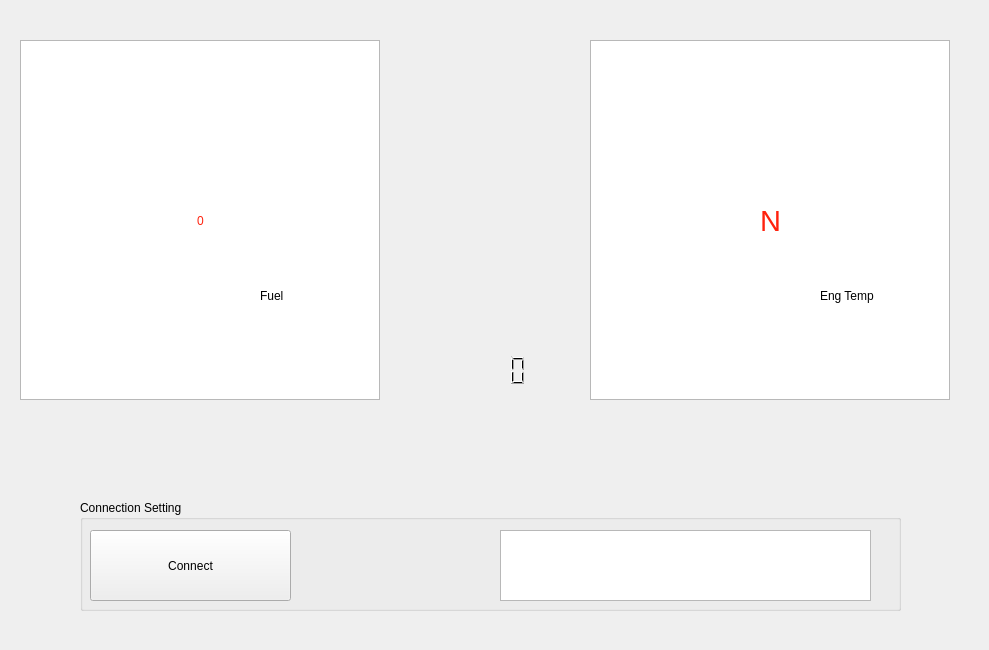
<?xml version="1.0" encoding="UTF-8"?>
<ui version="4.0">
 <class>MainWindow</class>
 <widget class="QMainWindow" name="MainWindow">
  <property name="geometry">
   <rect>
    <x>0</x>
    <y>0</y>
    <width>989</width>
    <height>650</height>
   </rect>
  </property>
  <property name="windowTitle">
   <string>MainWindow</string>
  </property>
  <property name="styleSheet">
   <string notr="true"/>
  </property>
  <widget class="QWidget" name="centralwidget">
   <widget class="QGroupBox" name="groupBox">
    <property name="geometry">
     <rect>
      <x>80</x>
      <y>500</y>
      <width>821</width>
      <height>111</height>
     </rect>
    </property>
    <property name="title">
     <string>Connection Setting</string>
    </property>
    <widget class="QPushButton" name="pushButton">
     <property name="geometry">
      <rect>
       <x>10</x>
       <y>30</y>
       <width>201</width>
       <height>71</height>
      </rect>
     </property>
     <property name="styleSheet">
      <string notr="true">font: 20pt &quot;Segoe UI&quot;;</string>
     </property>
     <property name="text">
      <string>Connect</string>
     </property>
    </widget>
    <widget class="QListWidget" name="LstConsole">
     <property name="geometry">
      <rect>
       <x>420</x>
       <y>30</y>
       <width>371</width>
       <height>71</height>
      </rect>
     </property>
    </widget>
   </widget>
   <widget class="QPushButton" name="seatIndi">
    <property name="geometry">
     <rect>
      <x>520</x>
      <y>50</y>
      <width>40</width>
      <height>40</height>
     </rect>
    </property>
    <property name="text">
     <string/>
    </property>
    <property name="icon">
     <iconset>
      <normaloff>../../../../../qtResources/pics/seatBelt.svg</normaloff>../../../../../qtResources/pics/seatBelt.svg</iconset>
    </property>
    <property name="iconSize">
     <size>
      <width>22</width>
      <height>22</height>
     </size>
    </property>
    <property name="flat">
     <bool>true</bool>
    </property>
   </widget>
   <widget class="QPushButton" name="shiftUp">
    <property name="geometry">
     <rect>
      <x>750</x>
      <y>190</y>
      <width>41</width>
      <height>30</height>
     </rect>
    </property>
    <property name="text">
     <string/>
    </property>
    <property name="icon">
     <iconset>
      <normaloff>../../../../../qtResources/pics/gearChange.svg</normaloff>../../../../../qtResources/pics/gearChange.svg</iconset>
    </property>
    <property name="flat">
     <bool>true</bool>
    </property>
   </widget>
   <widget class="QLCDNumber" name="odometer">
    <property name="geometry">
     <rect>
      <x>430</x>
      <y>350</y>
      <width>101</width>
      <height>41</height>
     </rect>
    </property>
    <property name="styleSheet">
     <string notr="true"/>
    </property>
    <property name="frameShape">
     <enum>QFrame::NoFrame</enum>
    </property>
    <property name="digitCount">
     <number>6</number>
    </property>
   </widget>
   <widget class="QGraphicsView" name="leftGView">
    <property name="geometry">
     <rect>
      <x>20</x>
      <y>40</y>
      <width>360</width>
      <height>360</height>
     </rect>
    </property>
   </widget>
   <widget class="QPushButton" name="hBrakeIndi">
    <property name="geometry">
     <rect>
      <x>420</x>
      <y>50</y>
      <width>40</width>
      <height>40</height>
     </rect>
    </property>
    <property name="text">
     <string/>
    </property>
    <property name="icon">
     <iconset>
      <normaloff>../../../../../qtResources/pics/handBrakesIndicator.svg</normaloff>../../../../../qtResources/pics/handBrakesIndicator.svg</iconset>
    </property>
    <property name="iconSize">
     <size>
      <width>25</width>
      <height>25</height>
     </size>
    </property>
    <property name="flat">
     <bool>true</bool>
    </property>
   </widget>
   <widget class="QPushButton" name="petrolindi">
    <property name="geometry">
     <rect>
      <x>370</x>
      <y>50</y>
      <width>42</width>
      <height>42</height>
     </rect>
    </property>
    <property name="text">
     <string/>
    </property>
    <property name="icon">
     <iconset>
      <normaloff>../../../../../qtResources/pics/nopetrol.svg</normaloff>../../../../../qtResources/pics/nopetrol.svg</iconset>
    </property>
    <property name="flat">
     <bool>true</bool>
    </property>
   </widget>
   <widget class="QLabel" name="odometerFrame">
    <property name="geometry">
     <rect>
      <x>270</x>
      <y>340</y>
      <width>440</width>
      <height>60</height>
     </rect>
    </property>
    <property name="text">
     <string/>
    </property>
   </widget>
   <widget class="QPushButton" name="rightIndi">
    <property name="geometry">
     <rect>
      <x>620</x>
      <y>40</y>
      <width>81</width>
      <height>31</height>
     </rect>
    </property>
    <property name="text">
     <string/>
    </property>
    <property name="icon">
     <iconset>
      <normaloff>../../../../../qtResources/pics/rightIndi2.svg</normaloff>../../../../../qtResources/pics/rightIndi2.svg</iconset>
    </property>
    <property name="iconSize">
     <size>
      <width>70</width>
      <height>70</height>
     </size>
    </property>
    <property name="flat">
     <bool>true</bool>
    </property>
   </widget>
   <widget class="QLabel" name="gearNum">
    <property name="geometry">
     <rect>
      <x>740</x>
      <y>190</y>
      <width>61</width>
      <height>61</height>
     </rect>
    </property>
    <property name="font">
     <font>
      <family>Segoe UI</family>
      <pointsize>22</pointsize>
      <italic>false</italic>
      <bold>false</bold>
     </font>
    </property>
    <property name="styleSheet">
     <string notr="true">font: 22pt &quot;Segoe UI&quot;;
color: rgb(255, 34, 14);</string>
    </property>
    <property name="text">
     <string>N</string>
    </property>
    <property name="alignment">
     <set>Qt::AlignCenter</set>
    </property>
   </widget>
   <widget class="QPushButton" name="warningIndi">
    <property name="geometry">
     <rect>
      <x>560</x>
      <y>50</y>
      <width>40</width>
      <height>40</height>
     </rect>
    </property>
    <property name="text">
     <string/>
    </property>
    <property name="icon">
     <iconset>
      <normaloff>../../../../../qtResources/pics/warningIndi.svg</normaloff>../../../../../qtResources/pics/warningIndi.svg</iconset>
    </property>
    <property name="iconSize">
     <size>
      <width>25</width>
      <height>25</height>
     </size>
    </property>
    <property name="flat">
     <bool>true</bool>
    </property>
   </widget>
   <widget class="QLabel" name="rightDial">
    <property name="geometry">
     <rect>
      <x>590</x>
      <y>40</y>
      <width>360</width>
      <height>360</height>
     </rect>
    </property>
    <property name="text">
     <string/>
    </property>
   </widget>
   <widget class="QPushButton" name="leftIndi">
    <property name="geometry">
     <rect>
      <x>270</x>
      <y>40</y>
      <width>81</width>
      <height>31</height>
     </rect>
    </property>
    <property name="text">
     <string/>
    </property>
    <property name="icon">
     <iconset>
      <normaloff>../../../../../qtResources/pics/leftIndi.svg</normaloff>../../../../../qtResources/pics/leftIndi.svg</iconset>
    </property>
    <property name="iconSize">
     <size>
      <width>70</width>
      <height>70</height>
     </size>
    </property>
    <property name="flat">
     <bool>true</bool>
    </property>
   </widget>
   <widget class="QLabel" name="leftDial">
    <property name="geometry">
     <rect>
      <x>20</x>
      <y>40</y>
      <width>360</width>
      <height>360</height>
     </rect>
    </property>
    <property name="text">
     <string/>
    </property>
   </widget>
   <widget class="QLabel" name="lvlFullFuel">
    <property name="geometry">
     <rect>
      <x>40</x>
      <y>60</y>
      <width>331</width>
      <height>331</height>
     </rect>
    </property>
    <property name="text">
     <string/>
    </property>
   </widget>
   <widget class="QLabel" name="topConsole">
    <property name="geometry">
     <rect>
      <x>270</x>
      <y>40</y>
      <width>440</width>
      <height>60</height>
     </rect>
    </property>
    <property name="text">
     <string/>
    </property>
   </widget>
   <widget class="QLabel" name="speed">
    <property name="geometry">
     <rect>
      <x>170</x>
      <y>190</y>
      <width>61</width>
      <height>61</height>
     </rect>
    </property>
    <property name="styleSheet">
     <string notr="true">font: 18pt &quot;Segoe UI&quot;;
color: rgb(255, 34, 14);</string>
    </property>
    <property name="text">
     <string>0</string>
    </property>
    <property name="alignment">
     <set>Qt::AlignCenter</set>
    </property>
   </widget>
   <widget class="QPushButton" name="oilindi">
    <property name="geometry">
     <rect>
      <x>470</x>
      <y>50</y>
      <width>40</width>
      <height>40</height>
     </rect>
    </property>
    <property name="text">
     <string/>
    </property>
    <property name="icon">
     <iconset>
      <normaloff>../../../../../qtResources/pics/oil_Indi.svg</normaloff>../../../../../qtResources/pics/oil_Indi.svg</iconset>
    </property>
    <property name="iconSize">
     <size>
      <width>30</width>
      <height>30</height>
     </size>
    </property>
    <property name="flat">
     <bool>true</bool>
    </property>
   </widget>
   <widget class="QGraphicsView" name="rightGView">
    <property name="geometry">
     <rect>
      <x>590</x>
      <y>40</y>
      <width>360</width>
      <height>360</height>
     </rect>
    </property>
   </widget>
   <widget class="QLabel" name="oilTempIndi">
    <property name="geometry">
     <rect>
      <x>610</x>
      <y>60</y>
      <width>331</width>
      <height>331</height>
     </rect>
    </property>
    <property name="text">
     <string/>
    </property>
   </widget>
   <widget class="QLabel" name="fuelLabel">
    <property name="geometry">
     <rect>
      <x>260</x>
      <y>280</y>
      <width>51</width>
      <height>31</height>
     </rect>
    </property>
    <property name="styleSheet">
     <string notr="true">font: 700 10pt &quot;Segoe UI&quot;;</string>
    </property>
    <property name="text">
     <string>Fuel</string>
    </property>
   </widget>
   <widget class="QLabel" name="engLabel">
    <property name="geometry">
     <rect>
      <x>820</x>
      <y>280</y>
      <width>91</width>
      <height>31</height>
     </rect>
    </property>
    <property name="styleSheet">
     <string notr="true">font: 700 10pt &quot;Segoe UI&quot;;
</string>
    </property>
    <property name="text">
     <string>Eng Temp</string>
    </property>
   </widget>
   <widget class="QLabel" name="centerConsole">
    <property name="geometry">
     <rect>
      <x>330</x>
      <y>120</y>
      <width>311</width>
      <height>231</height>
     </rect>
    </property>
    <property name="text">
     <string/>
    </property>
   </widget>
   <zorder>rightGView</zorder>
   <zorder>groupBox</zorder>
   <zorder>seatIndi</zorder>
   <zorder>odometer</zorder>
   <zorder>leftGView</zorder>
   <zorder>hBrakeIndi</zorder>
   <zorder>petrolindi</zorder>
   <zorder>odometerFrame</zorder>
   <zorder>warningIndi</zorder>
   <zorder>rightDial</zorder>
   <zorder>leftDial</zorder>
   <zorder>lvlFullFuel</zorder>
   <zorder>topConsole</zorder>
   <zorder>speed</zorder>
   <zorder>oilindi</zorder>
   <zorder>oilTempIndi</zorder>
   <zorder>shiftUp</zorder>
   <zorder>gearNum</zorder>
   <zorder>fuelLabel</zorder>
   <zorder>engLabel</zorder>
   <zorder>centerConsole</zorder>
   <zorder>rightIndi</zorder>
   <zorder>leftIndi</zorder>
  </widget>
 </widget>
 <resources/>
 <connections/>
</ui>
